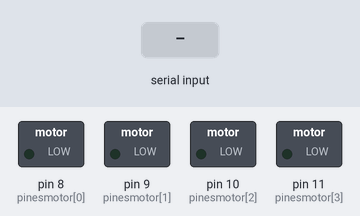
A sketch run on a simulated Arduino Uno, built with avr-gcc and run on an emulated ATmega328P. On the bench: switched loads named in the sketch (green lamp = pin HIGH). The test bench sets the inputs (shaded band).

Above: at 1.2 s.
1.3 s: "1" received over Serial
At 2.5 s:
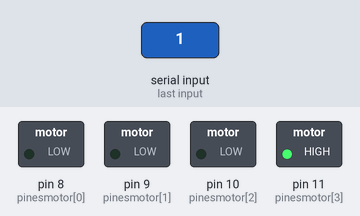
2.8 s: "2" received over Serial
At 3.6 s:
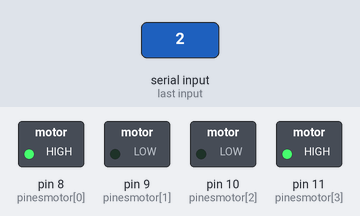
4.3 s: "1" received over Serial
At 4.7 s:
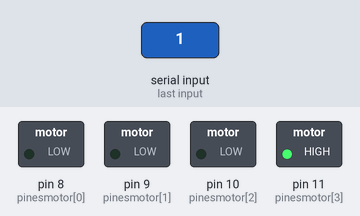
Timing chart, 0 to 7.3 s (numbered marks = the images above; inputs shaded):
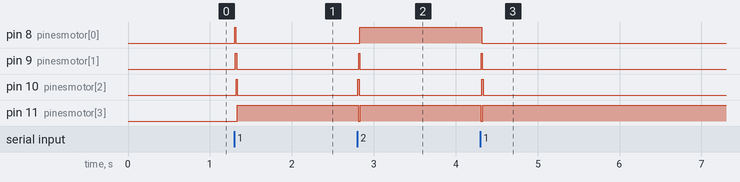

Measured:
- after the input at 1.3 s, pin 8 (pinesmotor[0]), pin 9 (pinesmotor[1]), pin 10 (pinesmotor[2]): LOW → HIGH at once, → LOW 0.02 s later; pin 11 (pinesmotor[3]): LOW → HIGH at once
- after the input at 2.8 s, pin 8 (pinesmotor[0]): LOW → HIGH at once; pin 9 (pinesmotor[1]), pin 10 (pinesmotor[2]): LOW → HIGH at once, → LOW 0.02 s later; pin 11 (pinesmotor[3]): HIGH → LOW at once, → HIGH 0.03 s later
- after the input at 4.3 s, pin 8 (pinesmotor[0]): HIGH → LOW at once; pin 9 (pinesmotor[1]), pin 10 (pinesmotor[2]): LOW → HIGH at once, → LOW 0.02 s later; pin 11 (pinesmotor[3]): HIGH → LOW at once, → HIGH 0.03 s later

The sketch:

step.ino
```cpp
//control de motor a pasos
//via serial con python

//Establecer pines de motor a pasos
int pinesmotor[] = {8,9,10,11};

void setup()
{
    Serial.begin(9600);
    pinMode(8,OUTPUT);
    pinMode(9,OUTPUT);
    pinMode(10,OUTPUT);
    pinMode(11,OUTPUT);
}

void loop()
{
    if (Serial.available()>0)
    {
        int dato = Serial.read();

        if (dato == '1')
        {
            //vuelta a derecha
            //Giro Adelante
            giroizquirda();
            delay(20);
        }

        if (dato == '2')
        {
            //vuelta izquierda
            //Giro Atras
            giroderecha();
            delay(20);
        }

    }
}
//giro derecha
//Gito Atras
void giroderecha()
{
    digitalWrite(pinesmotor[0],LOW);
    digitalWrite(pinesmotor[1],LOW);
    digitalWrite(pinesmotor[2],LOW);
    digitalWrite(pinesmotor[3],HIGH);
    delay(5);
    digitalWrite(pinesmotor[0],LOW);
    digitalWrite(pinesmotor[1],LOW);
    digitalWrite(pinesmotor[2],HIGH);
    digitalWrite(pinesmotor[3],HIGH);
    delay(5);
    digitalWrite(pinesmotor[0],LOW);
    digitalWrite(pinesmotor[1],LOW);
    digitalWrite(pinesmotor[2],HIGH);
    digitalWrite(pinesmotor[3],LOW);
    delay(5);
    digitalWrite(pinesmotor[0],LOW);
    digitalWrite(pinesmotor[1],HIGH);
    digitalWrite(pinesmotor[2],HIGH);
    digitalWrite(pinesmotor[3],LOW);
    delay(5);
    digitalWrite(pinesmotor[0],LOW);
    digitalWrite(pinesmotor[1],HIGH);
    digitalWrite(pinesmotor[2],LOW);
    digitalWrite(pinesmotor[3],LOW);
    delay(5);
    digitalWrite(pinesmotor[0],HIGH);
    digitalWrite(pinesmotor[1],HIGH);
    digitalWrite(pinesmotor[2],LOW);
    digitalWrite(pinesmotor[3],LOW);
    delay(5);
    digitalWrite(pinesmotor[0],HIGH);
    digitalWrite(pinesmotor[1],LOW);
    digitalWrite(pinesmotor[2],LOW);
    digitalWrite(pinesmotor[3],LOW);
    delay(5);
    digitalWrite(pinesmotor[0],HIGH);
    digitalWrite(pinesmotor[1],LOW);
    digitalWrite(pinesmotor[2],LOW);
    digitalWrite(pinesmotor[3],HIGH);
    delay(5);
}

//giro Adelante
void giroizquirda()
{
    digitalWrite(pinesmotor[0],HIGH);
    digitalWrite(pinesmotor[1],LOW);
    digitalWrite(pinesmotor[2],LOW);
    digitalWrite(pinesmotor[3],HIGH);
    delay(5);
    digitalWrite(pinesmotor[0],HIGH);
    digitalWrite(pinesmotor[1],LOW);
    digitalWrite(pinesmotor[2],LOW);
    digitalWrite(pinesmotor[3],LOW);
    delay(5);
    digitalWrite(pinesmotor[0],HIGH);
    digitalWrite(pinesmotor[1],HIGH);
    digitalWrite(pinesmotor[2],LOW);
    digitalWrite(pinesmotor[3],LOW);
    delay(5);
    digitalWrite(pinesmotor[0],LOW);
    digitalWrite(pinesmotor[1],HIGH);
    digitalWrite(pinesmotor[2],LOW);
    digitalWrite(pinesmotor[3],LOW);
    delay(5);
    digitalWrite(pinesmotor[0],LOW);
    digitalWrite(pinesmotor[1],HIGH);
    digitalWrite(pinesmotor[2],HIGH);
    digitalWrite(pinesmotor[3],LOW);
    delay(5);
    digitalWrite(pinesmotor[0],LOW);
    digitalWrite(pinesmotor[1],LOW);
    digitalWrite(pinesmotor[2],HIGH);
    digitalWrite(pinesmotor[3],LOW);
    delay(5);
    digitalWrite(pinesmotor[0],LOW);
    digitalWrite(pinesmotor[1],LOW);
    digitalWrite(pinesmotor[2],HIGH);
    digitalWrite(pinesmotor[3],HIGH);
    delay(5);
    digitalWrite(pinesmotor[0],LOW);
    digitalWrite(pinesmotor[1],LOW);
    digitalWrite(pinesmotor[2],LOW);
    digitalWrite(pinesmotor[3],HIGH);
    delay(5);
}
```
